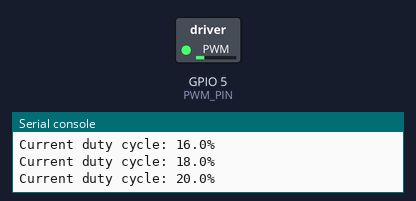
The program below on a simulated ESP32 board running MicroPython. Parts: switched loads named in the program (green lamp = pin HIGH), the last lines printed to the serial console. At 20.0 s the program stops and its outputs stay as they are.

Above: at 1.9 s.
At 6.31 s:
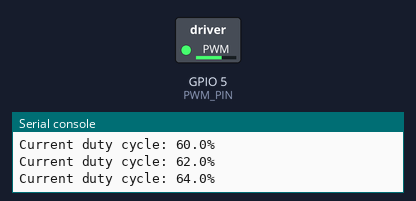
At 10.92 s:
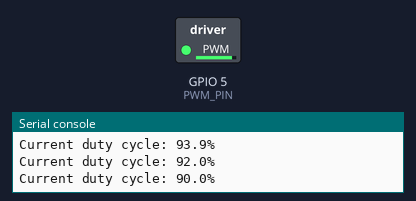
At 20.1 s:
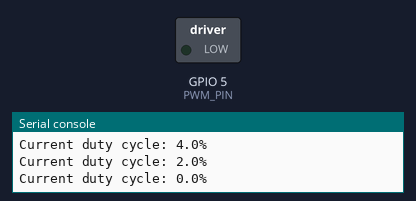
Timing chart, 0 to 21.5 s (numbered marks = the images above):
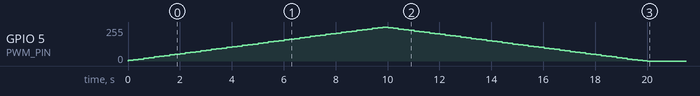

The program:

takeup-spool_motor.py
```python
import uasyncio as asyncio
from machine import Pin, PWM

PWM_PIN = 5
MAX_SPEED = 100  # percent
MIN_SPEED = 10   # percent

class SpindleMotor:
    def __init__(self, pin, freq=60):  # 60Hz is a safe frequency for ESP32-S2
        self.pwm = PWM(Pin(pin), freq=freq, duty_u16=0)
        self.current = 0
        self.target = 0
        self.ramp_rate = self.set_ramp_rate(10)  # default ramp rate

    def set_ramp_rate(self, rate):
        self.ramp_rate = int(rate * 655.35)  # Convert 0-100% to 0-65535

    def set_speed(self, duty):
        self.target = int(duty * 655.35)  # Convert 0-100% to 0-65535

    async def run(self):
        while True:
            if self.current < self.target:
                self.current += self.ramp_rate
                if self.current >= int(MAX_SPEED * 655.35):
                    self.current = int(MAX_SPEED * 655.35)
            elif self.current > self.target:
                self.current -= self.ramp_rate
                if self.current <= MIN_SPEED:
                    self.current = MIN_SPEED

            self.pwm.duty_u16(self.current)
            print(f"Current duty cycle: {self.current / 655.35:.1f}%")

            await asyncio.sleep_ms(200)

async def main():
    spindle = None
    try:
        spindle = SpindleMotor(pin=PWM_PIN)  # your MOSFET gate pin
        asyncio.create_task(spindle.run())

        # ramp up to full speed to 100
        spindle.set_speed(100)
        spindle.set_ramp_rate(2)
        await asyncio.sleep(10)

        # ramp down to stop
        spindle.set_speed(0)
        spindle.set_ramp_rate(2)
        await asyncio.sleep(10)
    except KeyboardInterrupt:
        print("Stopping spindle motor and cleaning up")
    finally:
        if spindle is not None:
            spindle.pwm.duty_u16(0)

if __name__ == "__main__":
    asyncio.run(main())
```

Measured:
- by itself, GPIO 5 (PWM_PIN): rises from 0/255 to 255/255 in 9.8 s, then falls to 0/255 in 10.2 s
